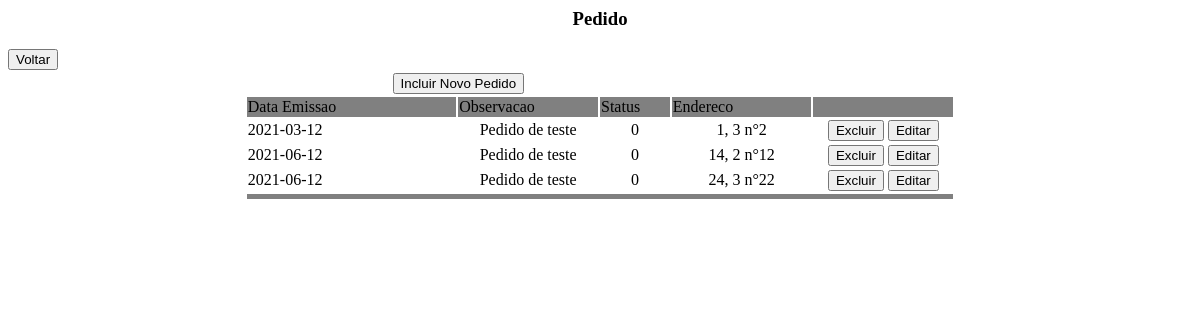
Before: /listar_pedido.php with the older database file.
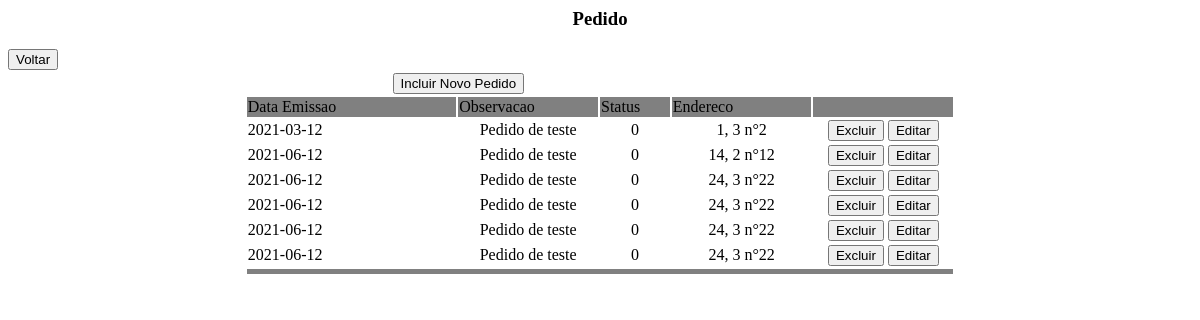
After: the same page with the newer database file.
### tables this page shows
CREATE TABLE Pedido (
	idPedido			INT				NOT NULL AUTO_INCREMENT,
    observacao			VARCHAR(256)	NULL,
    data_emissao		DATE			NOT NULL,
    status_pagamento	TINYINT			NOT NULL,
    logradouro_entrega	VARCHAR(50)		NOT NULL,
    cep_entrega			VARCHAR(8)		NOT NULL,
    numero_entrega		INT 			NOT NULL,
    bairro_entrega		VARCHAR(30)		NOT NULL,
    data_entrega		DATE			NOT NULL,
    idFilial			INT				NOT NULL,
    idEntregador		INT				NOT NULL,
    idComprador			INT				NOT NULL,
    CONSTRAINT pk_pedido PRIMARY KEY (idPedido)
);

### listar_pedido.php (the view, shortened to what this page needs)
<html>
<head>
</head>
<body>
    <center>
        <h3>Pedido</h3>
    </center>
    <form name="form1" method="POST" action="form_incluir_pedido.php">
        <input type="button" value="Voltar" onclick="location.href='index.php'">
        <table border="0" align="center" width="60%">
            <?php
            include("./config.php");
            $con = mysqli_connect($host, $login, $senha, $bd);
            $sql = "SELECT * FROM pedido ORDER BY data_emissao";
            $tabela = mysqli_query($con, $sql);
            if (mysqli_num_rows($tabela) == 0) {
            ?>
                <tr>
                    <td align="center">Nao ha nenhum pedido cadastrado.</td>
                </tr>
                <tr>
                    <td align="center"><input type="submit" value="Incluir Pedido"></td>
                </tr>
            <?php
            } else {
            ?>
                <tr>
                    <td colspan="3" align="center"><input type="submit" value="Incluir Novo Pedido"></td>
                </tr>
                <tr bgcolor="grey">
                    <td width="30%">Data Emissao</td>
                    <td width="20%">Observacao</td>
                    <td width="10%">Status</td>
                    <td width="20%">Endereco</td>
                    <td width="30%"></td>
                </tr>
                <?php
                while ($dados = mysqli_fetch_row($tabela)) {
                ?>
                    <tr>
                        <td><?php echo $dados[2]; ?></td>
                        <td align="center"><?php echo $dados[1]; ?></td>
                        <td align="center"><?php echo $dados[3]; ?></td>
                        <td align="center"><?php echo $dados[10] . ", " . $dados[9] . " n°" . $dados[11]; ?></td>
                        <td align="center">
                            <input type="button" value="Excluir" onclick="location.href='excluir_pedido.php?idPedido=<?php echo $dados[0]; ?>'">
                            <input type="button" value="Editar" onclick="location.href='form_incluir_pedido.php?idPedido=<?php echo $dados[0]; ?>'">
                        </td>
                    </tr>
                <?php
                }
                ?>
                <tr bgcolor="grey">
                    <td colspan="5" height="5"></td>
                </tr>
            <?php
            }
            ?>
        </table>
    </form>
</body>
</html>

Changed rows visible on the page:
added pedido: data_emissao "2021-06-12", observacao "Pedido de teste", status_pagamento "0", idEntregador "24", idFilial "3", idComprador "22"
added pedido: data_emissao "2021-06-12", observacao "Pedido de teste", status_pagamento "0", idEntregador "24", idFilial "3", idComprador "22"
added pedido: data_emissao "2021-06-12", observacao "Pedido de teste", status_pagamento "0", idEntregador "24", idFilial "3", idComprador "22"
